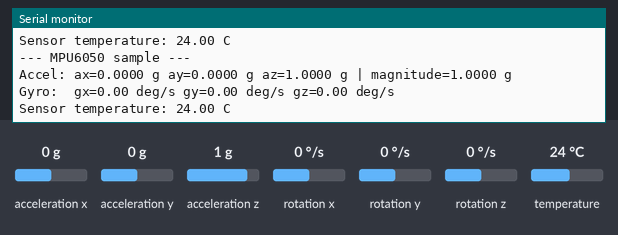
A sketch run on a simulated ESP32-S3. On the bench: the last lines printed to the serial monitor. The test bench sets the inputs (shaded band); at power-on: acceleration x 0 g, acceleration y 0 g, acceleration z 1 g, rotation x 0 °/s, rotation y 0 °/s, rotation z 0 °/s, temperature 24 °C.

Above: at 2.2 s.
2.3 s: acceleration x set to -1.4 g
At 3.6 s:
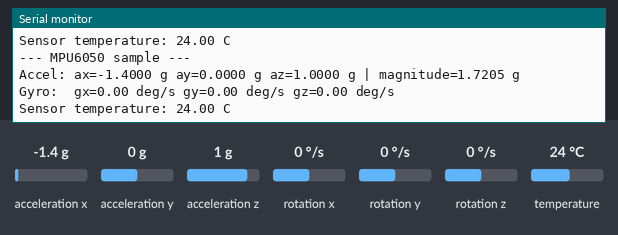
3.8 s: acceleration y set to -1.4 g
At 4.8 s:
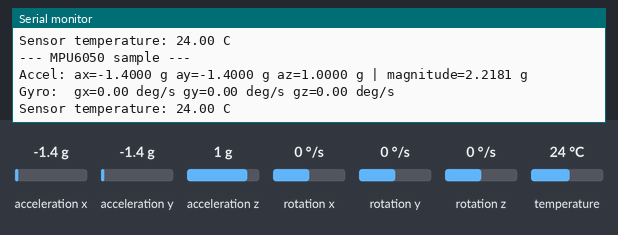
5.3 s: acceleration z set to -1.4 g
At 6.4 s:
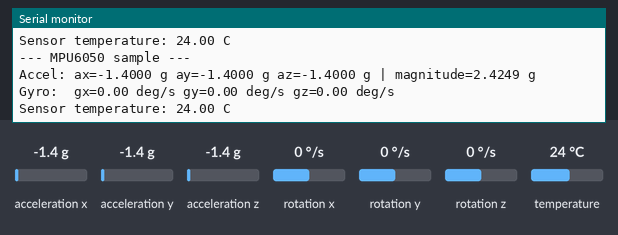
6.8 s: rotation x set to -192 °/s
At 7.8 s:
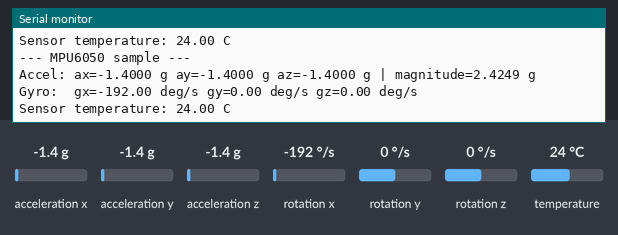
8.3 s: rotation y set to -192 °/s
At 9.8 s:
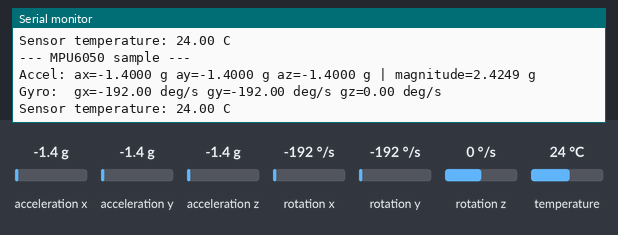
Timing chart, 0 to 10.8 s (numbered marks = the images above; inputs shaded):
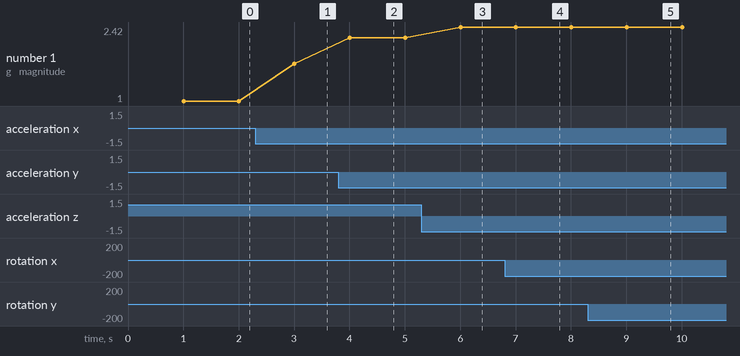

Measured:
- after the input at 2.3 s, the serial monitor: prints a new line after 0.70 s (image 1)
- after the input at 3.8 s, the serial monitor: prints a new line after 0.21 s (image 2)
- after the input at 5.3 s, the serial monitor: prints a new line after 0.71 s (image 3)
- after the input at 6.8 s, the serial monitor: prints a new line after 0.21 s (image 4)
- after the input at 8.3 s, the serial monitor: prints a new line after 0.71 s (image 5)
- plotted number 1: 1 → 1.72 after the input at 2.3 s, 1.72 → 2.22 after the input at 3.8 s, 2.22 → 2.42 after the input at 5.3 s

The sketch:

test_mpu6050.ino
```cpp
/*
  GADV MPU6050 bench test
  Board: ESP32-S3 DevKitC-1

  Approved GADV I2C pin map:
    SDA = GPIO 8
    SCL = GPIO 9

  Expected readings:
    - When the board is still and level, acceleration magnitude should be near 1 g.
    - One axis will usually read close to +/-1 g depending on sensor orientation.
    - Gyroscope values should stay near 0 deg/s when the sensor is not moving.
*/

#include <Wire.h>
#include <Adafruit_MPU6050.h>
#include <Adafruit_Sensor.h>
#include <math.h>

constexpr int I2C_SDA_PIN = 8;
constexpr int I2C_SCL_PIN = 9;
constexpr float G_MPS2 = 9.80665f;
constexpr unsigned long SAMPLE_INTERVAL_MS = 1000;

Adafruit_MPU6050 mpu;
bool mpuReady = false;
unsigned long lastSampleAt = 0;

void setup() {
  Serial.begin(115200);
  delay(1000);

  Serial.println();
  Serial.println("GADV MPU6050 bench test");
  Serial.printf("I2C pins: SDA=GPIO %d, SCL=GPIO %d\n", I2C_SDA_PIN, I2C_SCL_PIN);

  Wire.begin(I2C_SDA_PIN, I2C_SCL_PIN);
  mpuReady = mpu.begin();

  if (!mpuReady) {
    Serial.println("WARNING: MPU6050 not found. Check 3V3, GND, SDA, SCL, and I2C address.");
    Serial.println("The test will keep running and retry setup every 5 seconds.");
    return;
  }

  mpu.setAccelerometerRange(MPU6050_RANGE_4_G);
  mpu.setGyroRange(MPU6050_RANGE_500_DEG);
  mpu.setFilterBandwidth(MPU6050_BAND_21_HZ);
  Serial.println("MPU6050 detected.");
}

void loop() {
  if (!mpuReady) {
    delay(5000);
    mpuReady = mpu.begin();
    Serial.println(mpuReady ? "MPU6050 detected after retry." : "MPU6050 still not detected.");
    return;
  }

  if (millis() - lastSampleAt < SAMPLE_INTERVAL_MS) return;
  lastSampleAt = millis();

  sensors_event_t accel;
  sensors_event_t gyro;
  sensors_event_t temp;
  mpu.getEvent(&accel, &gyro, &temp);

  const float axG = accel.acceleration.x / G_MPS2;
  const float ayG = accel.acceleration.y / G_MPS2;
  const float azG = accel.acceleration.z / G_MPS2;
  const float accelMagG = sqrtf(axG * axG + ayG * ayG + azG * azG);
  const float gxDps = gyro.gyro.x * 180.0f / PI;
  const float gyDps = gyro.gyro.y * 180.0f / PI;
  const float gzDps = gyro.gyro.z * 180.0f / PI;

  Serial.println("--- MPU6050 sample ---");
  Serial.printf("Accel: ax=%.4f g ay=%.4f g az=%.4f g | magnitude=%.4f g\n", axG, ayG, azG, accelMagG);
  Serial.printf("Gyro:  gx=%.2f deg/s gy=%.2f deg/s gz=%.2f deg/s\n", gxDps, gyDps, gzDps);
  Serial.printf("Sensor temperature: %.2f C\n", temp.temperature);
}
```
